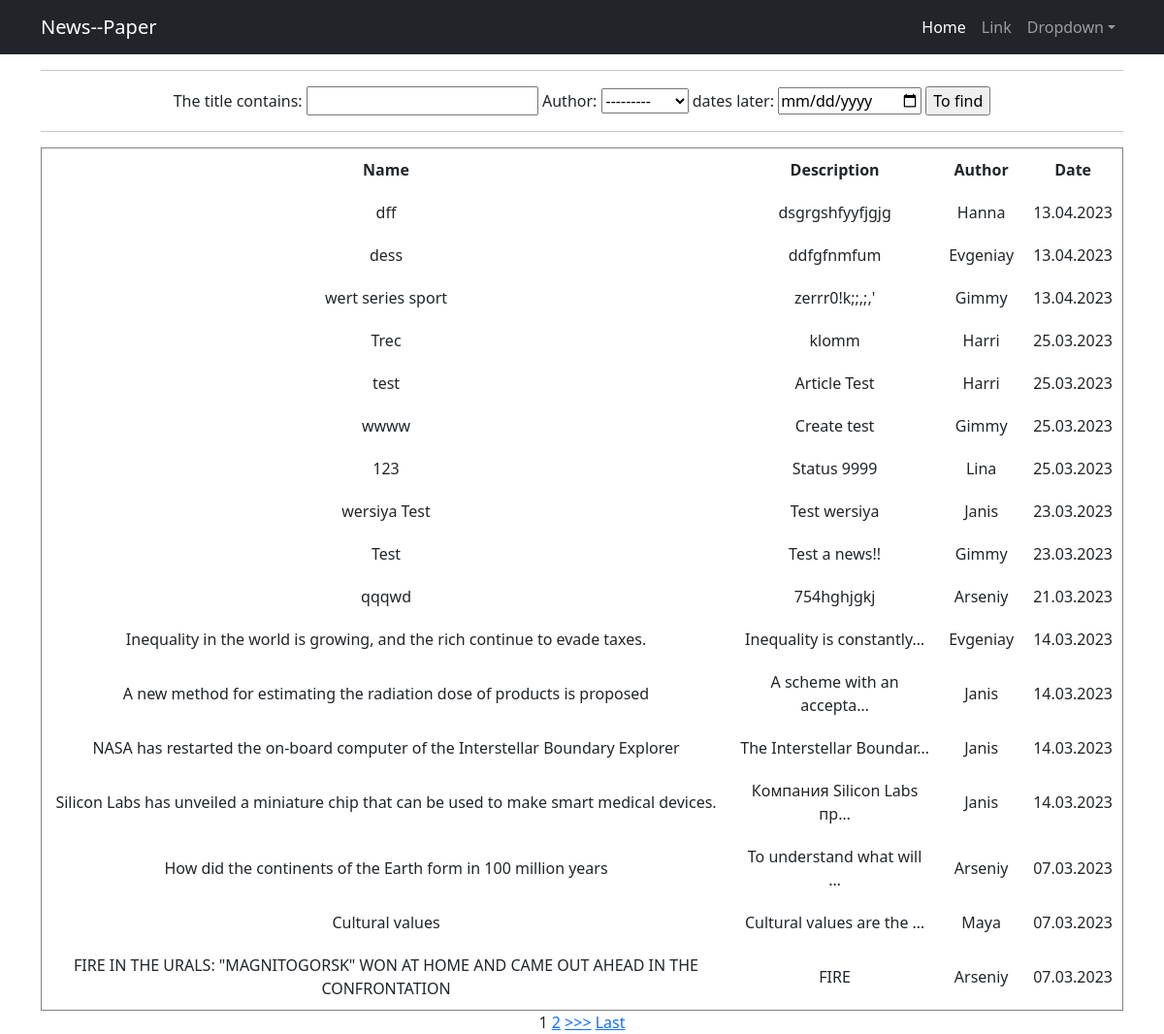
The page /news/search/ on the database as committed earlier.
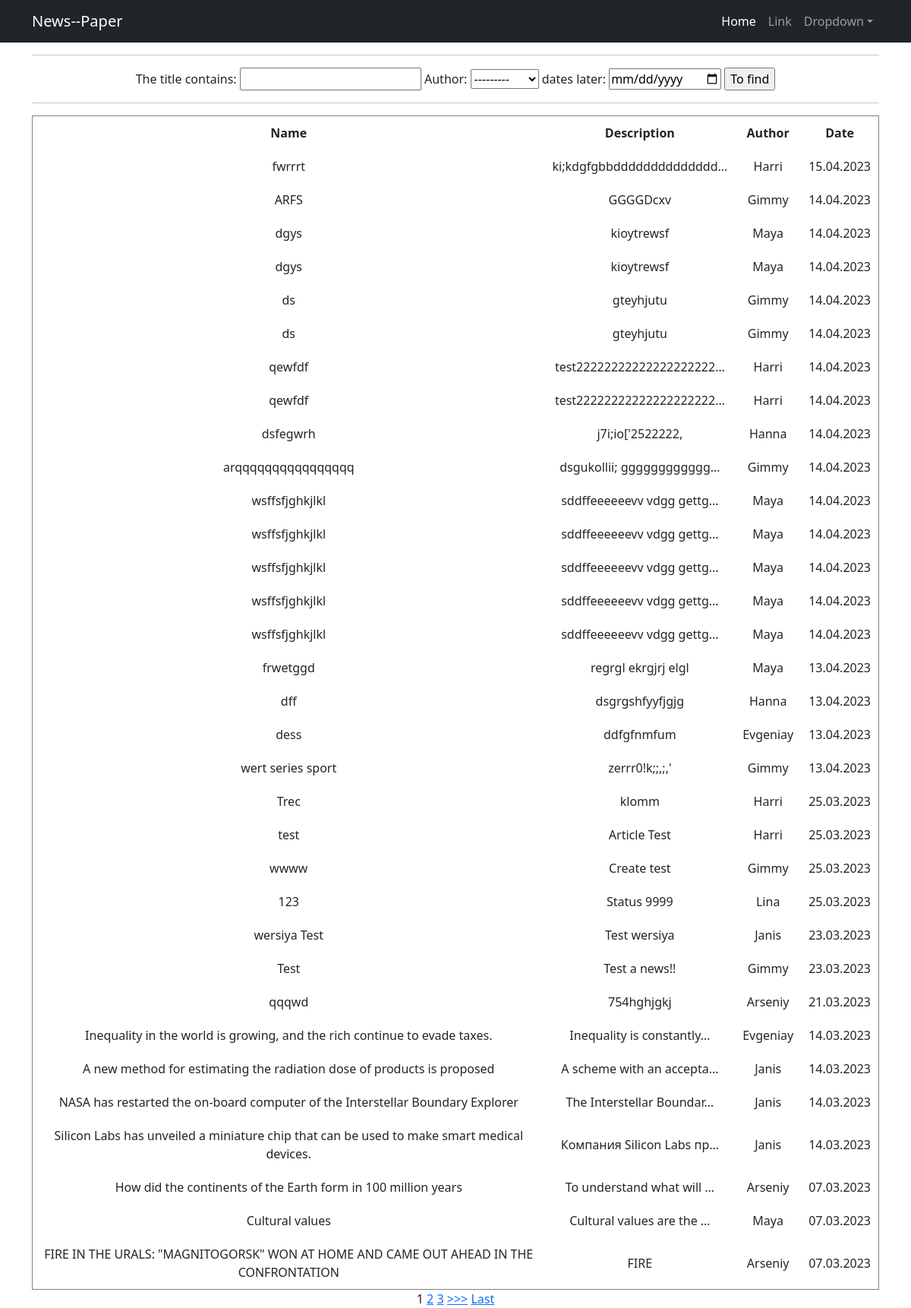
The same page on the database as committed later.
### news/models.py (models this page shows, shortened)
class Post(models.Model):
    objects = None
    author = models.ForeignKey(Author, on_delete=models.CASCADE)
    typContent = [('Article', 'Article'), ('News', 'News')]
    newsArticle = models.CharField(choices=typContent, max_length=7, default='News')
    dateTime = models.DateTimeField(auto_now_add=True)
    category = models.ManyToManyField(Category, through='PostCategory')
    title = models.CharField(max_length=255)
    text = models.TextField()
    rating = models.SmallIntegerField(default=0)

class Author(models.Model):
    user = models.OneToOneField(User, on_delete=models.CASCADE)
    authorRating = models.SmallIntegerField(default=0)
    def __str__(self):
        return f'{self.user}'

### news/views.py (the view)
# urls.py: path('search/', PostSearch.as_view(), name='post_search'),
class PostSearch(ListView):
    model = Post
    template_name = 'news/search.html'
    context_object_name = 'search'
    queryset = Post.objects.order_by('-dateTime')
    paginate_by = 10
    def get_context_data(self, **kwargs):
        context = super().get_context_data(**kwargs)
        context['time_now'] = datetime.utcnow()
        context['value1'] = None
        context['filter'] = PostFilter(self.request.GET, queryset=self.get_queryset())
        return context

### news/templatetags/custom_filters.py (called while the page is built)
@register.filter(name='censor')
def censor(value):
    sent = value.split()
    for i in bad_words:
        for words in sent:
            if i in words:
                pos = sent.index(words)
                sent.remove(words)
                sent.insert(pos, '*' * len(i))
    return " ".join(sent)

### templates/news/search.html (shortened to what this page needs)
{% extends 'default.html' %}
{% load cache %}
{% load custom_filters %}
{% block content %}
<hr>
    <form method="GET">
        {{ filter.form }}
        <input type="submit" value="To find">
    </form>
<hr>
            <table cellspacing="5" cellpadding="10" border="1" width="100%">
                <tr>
                    <td>
                        <b>Name</b>
                    </td>
                    <td>
                        <b>Description</b>
                    </td>
                    <td>
                        <b>Author</b>
                    </td>
                    <td>
                        <b>Date</b>
                    </td>
                </tr>
                {% for j in filter.qs %}
                <tr>
                    <td>
                        {{ j.title|censor }}
                    </td>
                    <td>
                        {{ j.text|truncatechars:25|censor}}
                    </td>
                    <td>
                        {{ j.author }}
                    </td>
                    <td>
                        {{ j.dateTime|date:"d.m.Y" }}
                    </td>
                </tr>
                {% endfor %}
            </table>
{% if is_paginated %}
    {% for num in page_obj.paginator.page_range %}
        {% if page_obj.number == num %}
            <a>{{ num }}</a>
        {% elif num > page_obj.number|add:'-3' and num < page_obj.number|add:'3' %}
            <a href="?page={{ num }}">{{ num }}</a>
        {% endif %}
    {% endfor %}
    {% if page_obj.has_next %}
        <a href="?page={{ page_obj.next_page_number }}">>>></a>
        <a href="?page={{ page_obj.paginator.num_pages }}">Last</a>
    {% endif %}
{% endif %}
{% endblock content %}

Rows that differ between the two databases and show on the page:
added Post: title|censor "fwrrrt", text|censor "ki;kdgfgbbdddddddddddddd…", author "Harri", dateTime "15.04.2023"
added Post: title|censor "ARFS", text|censor "GGGGDcxv", author "Gimmy", dateTime "14.04.2023"
added Post: title|censor "dgys", text|censor "kioytrewsf", author "Maya", dateTime "14.04.2023"
added Post: title|censor "dgys", text|censor "kioytrewsf", author "Maya", dateTime "14.04.2023"
added Post: title|censor "ds", text|censor "gteyhjutu", author "Gimmy", dateTime "14.04.2023"
added Post: title|censor "ds", text|censor "gteyhjutu", author "Gimmy", dateTime "14.04.2023"
added Post: title|censor "qewfdf", text|censor "test22222222222222222222…", author "Harri", dateTime "14.04.2023"
added Post: title|censor "qewfdf", text|censor "test22222222222222222222…", author "Harri", dateTime "14.04.2023"
added Post: title|censor "dsfegwrh", text|censor "j7i;io['2522222,", author "Hanna", dateTime "14.04.2023"
added Post: title|censor "arqqqqqqqqqqqqqqqq", text|censor "dsgukollii; gggggggggggg…", author "Gimmy", dateTime "14.04.2023"
added Post: title|censor "wsffsfjghkjlkl", text|censor "sddffeeeeeevv vdgg gettg…", author "Maya", dateTime "14.04.2023"
added Post: title|censor "wsffsfjghkjlkl", text|censor "sddffeeeeeevv vdgg gettg…", author "Maya", dateTime "14.04.2023"
added Post: title|censor "wsffsfjghkjlkl", text|censor "sddffeeeeeevv vdgg gettg…", author "Maya", dateTime "14.04.2023"
added Post: title|censor "wsffsfjghkjlkl", text|censor "sddffeeeeeevv vdgg gettg…", author "Maya", dateTime "14.04.2023"
added Post: title|censor "wsffsfjghkjlkl", text|censor "sddffeeeeeevv vdgg gettg…", author "Maya", dateTime "14.04.2023"
added Post: title|censor "frwetggd", text|censor "regrgl ekrgjrj elgl", author "Maya", dateTime "13.04.2023"
Other text that changed with them:
new list line: "3"
